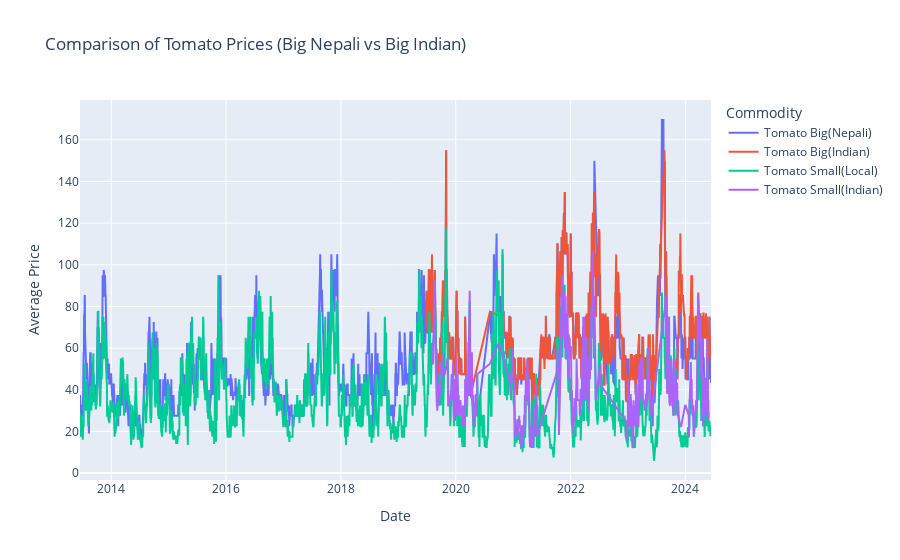

The notebook cell this image was saved under:
### Code cell
# List of commodities to compare
commodities_to_compare = ['Tomato Big(Nepali)', 'Tomato Big(Indian)','Tomato Small(Local)', 'Tomato Small(Indian)']

# Create traces for each commodity
fig = go.Figure()

for commodity in commodities_to_compare:
    subset = data[data['Commodity'] == commodity]
    fig.add_trace(go.Scatter(x=subset['Date'], y=subset['Average'], mode='lines', name=commodity))

# Customize layout
fig.update_layout(
    title='Comparison of Tomato Prices (Big Nepali vs Big Indian)',
    xaxis_title='Date',
    yaxis_title='Average Price',
    legend_title='Commodity',
    hovermode='x',
    hoverlabel=dict(bgcolor="white", font_size=12, font_family="Rockwell")
)

# Show the plot
fig.show()

### Figure 1 — Plotly figure (JSON) as saved in the notebook; plotly's stock layout.template omitted (floating-point values rounded to 4 significant figures; data arrays with more than 128 entries replaced by an {"elided": "..."} marker saying what was removed)
{"data": [{"mode": "lines", "name": "Tomato Big(Nepali)", "type": "scatter", "x": {"elided": "3368 str values"}, "y": {"elided": "3368 float values"}}, {"mode": "lines", "name": "Tomato Big(Indian)", "type": "scatter", "x": {"elided": "1498 str values"}, "y": {"elided": "1498 float values"}}, {"mode": "lines", "name": "Tomato Small(Local)", "type": "scatter", "x": {"elided": "3806 str values"}, "y": {"elided": "3806 float values"}}, {"mode": "lines", "name": "Tomato Small(Indian)", "type": "scatter", "x": {"elided": "908 str values"}, "y": {"elided": "908 float values"}}], "layout": {"hoverlabel": {"bgcolor": "white", "font": {"family": "Rockwell", "size": 12}}, "hovermode": "x", "legend": {"title": {"text": "Commodity"}}, "title": {"text": "Comparison of Tomato Prices (Big Nepali vs Big Indian)"}, "xaxis": {"title": {"text": "Date"}}, "yaxis": {"title": {"text": "Average Price"}}}}
